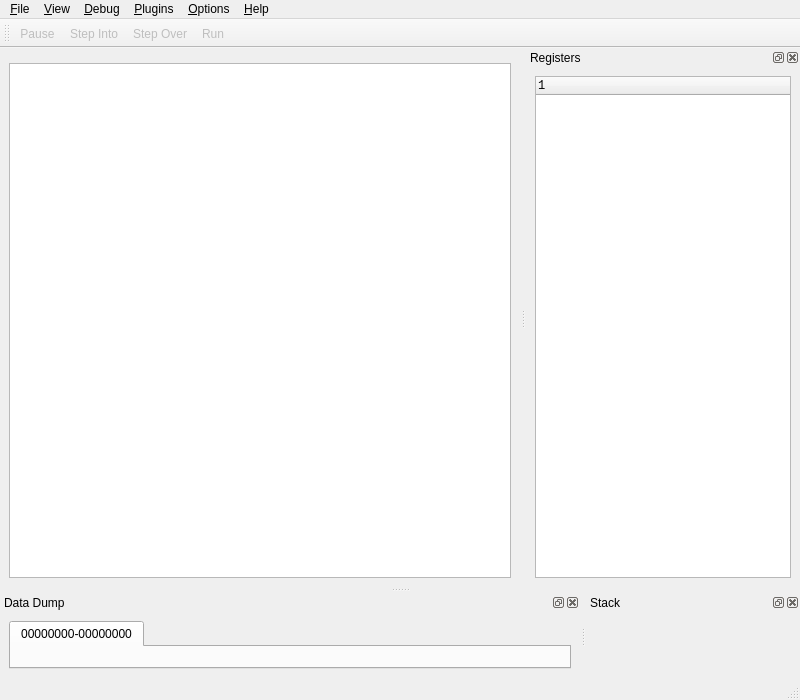
<?xml version="1.0" encoding="UTF-8"?>
<ui version="4.0">
 <author>Evan Teran</author>
 <class>DebuggerUI</class>
 <widget class="QMainWindow" name="DebuggerUI">
  <property name="geometry">
   <rect>
    <x>0</x>
    <y>0</y>
    <width>800</width>
    <height>700</height>
   </rect>
  </property>
  <property name="windowTitle">
   <string>yad64</string>
  </property>
  <widget class="QWidget" name="centralwidget">
   <layout class="QVBoxLayout" name="verticalLayout">
    <item>
     <widget class="QDisassemblyView" name="cpuView" native="true"/>
    </item>
    <item>
     <widget class="QListView" name="listView">
      <property name="font">
       <font>
        <family>Monospace</family>
        <pointsize>10</pointsize>
       </font>
      </property>
      <property name="editTriggers">
       <set>QAbstractItemView::NoEditTriggers</set>
      </property>
     </widget>
    </item>
   </layout>
  </widget>
  <widget class="QMenuBar" name="menubar">
   <property name="geometry">
    <rect>
     <x>0</x>
     <y>0</y>
     <width>800</width>
     <height>21</height>
    </rect>
   </property>
   <widget class="QMenu" name="menu_help">
    <property name="title">
     <string>&amp;Help</string>
    </property>
    <addaction name="action_Help"/>
    <addaction name="separator"/>
    <addaction name="action_About"/>
    <addaction name="actionAbout_QT"/>
   </widget>
   <widget class="QMenu" name="menu_View">
    <property name="title">
     <string>&amp;View</string>
    </property>
    <addaction name="action_Memory_Regions"/>
    <addaction name="action_Threads"/>
    <addaction name="separator"/>
   </widget>
   <widget class="QMenu" name="menu_Plugins">
    <property name="title">
     <string>&amp;Plugins</string>
    </property>
    <addaction name="action_Plugins"/>
    <addaction name="separator"/>
   </widget>
   <widget class="QMenu" name="menu_Options">
    <property name="title">
     <string>&amp;Options</string>
    </property>
    <addaction name="action_Configure_Debugger"/>
    <addaction name="actionApplication_Arguments"/>
    <addaction name="actionApplication_Working_Directory"/>
   </widget>
   <widget class="QMenu" name="menu_File">
    <property name="title">
     <string>&amp;File</string>
    </property>
    <addaction name="action_Open"/>
    <addaction name="action_Attach"/>
    <addaction name="action_Recent_Files"/>
    <addaction name="separator"/>
    <addaction name="actionE_xit"/>
   </widget>
   <widget class="QMenu" name="menu_Debug">
    <property name="title">
     <string>&amp;Debug</string>
    </property>
    <addaction name="action_Run"/>
    <addaction name="action_Pause"/>
    <addaction name="action_Restart"/>
    <addaction name="action_Detach"/>
    <addaction name="action_Kill"/>
    <addaction name="separator"/>
    <addaction name="action_Step_Into"/>
    <addaction name="action_Step_Over"/>
    <addaction name="separator"/>
    <addaction name="action_Run_Pass_Signal_To_Application"/>
    <addaction name="action_Step_Into_Pass_Signal_To_Application"/>
    <addaction name="action_Step_Over_Pass_Signal_To_Application"/>
    <addaction name="separator"/>
    <addaction name="actionRun_Until_Return"/>
   </widget>
   <addaction name="menu_File"/>
   <addaction name="menu_View"/>
   <addaction name="menu_Debug"/>
   <addaction name="menu_Plugins"/>
   <addaction name="menu_Options"/>
   <addaction name="menu_help"/>
  </widget>
  <widget class="QStatusBar" name="statusbar"/>
  <widget class="QDockWidget" name="registersDock">
   <property name="windowTitle">
    <string>Registers</string>
   </property>
   <attribute name="dockWidgetArea">
    <number>2</number>
   </attribute>
   <widget class="QWidget" name="dockWidgetContents_3">
    <layout class="QGridLayout">
     <item row="0" column="0">
      <widget class="QCategoryList" name="registerList">
       <property name="font">
        <font>
         <family>Monospace</family>
         <pointsize>9</pointsize>
        </font>
       </property>
       <column>
        <property name="text">
         <string>1</string>
        </property>
       </column>
      </widget>
     </item>
    </layout>
   </widget>
  </widget>
  <widget class="QDockWidget" name="dataDock">
   <property name="windowTitle">
    <string>Data Dump</string>
   </property>
   <attribute name="dockWidgetArea">
    <number>8</number>
   </attribute>
   <widget class="QWidget" name="dockWidgetContents_4">
    <layout class="QGridLayout">
     <item row="0" column="0">
      <widget class="TabWidget" name="tabWidget">
       <widget class="QWidget" name="tab">
        <attribute name="title">
         <string>00000000-00000000</string>
        </attribute>
        <layout class="QGridLayout"/>
       </widget>
      </widget>
     </item>
    </layout>
   </widget>
  </widget>
  <widget class="QDockWidget" name="stackDock">
   <property name="windowTitle">
    <string>Stack</string>
   </property>
   <attribute name="dockWidgetArea">
    <number>8</number>
   </attribute>
   <widget class="QWidget" name="dockWidgetContents">
    <layout class="QGridLayout"/>
   </widget>
  </widget>
  <widget class="QToolBar" name="toolBar">
   <property name="windowTitle">
    <string>ToolBar</string>
   </property>
   <property name="orientation">
    <enum>Qt::Horizontal</enum>
   </property>
   <attribute name="toolBarArea">
    <enum>TopToolBarArea</enum>
   </attribute>
   <attribute name="toolBarBreak">
    <bool>false</bool>
   </attribute>
   <addaction name="action_Pause"/>
   <addaction name="action_Step_Into"/>
   <addaction name="action_Step_Over"/>
   <addaction name="action_Run"/>
  </widget>
  <action name="action_Open">
   <property name="icon">
    <iconset resource="debugger.qrc">
     <normaloff>:/debugger/images/yad6422-action-open.png</normaloff>:/debugger/images/yad6422-action-open.png</iconset>
   </property>
   <property name="text">
    <string>&amp;Open</string>
   </property>
  </action>
  <action name="action_Attach">
   <property name="text">
    <string>&amp;Attach</string>
   </property>
  </action>
  <action name="actionE_xit">
   <property name="text">
    <string>E&amp;xit</string>
   </property>
  </action>
  <action name="action_Memory_Regions">
   <property name="text">
    <string>&amp;Memory Regions</string>
   </property>
   <property name="shortcut">
    <string>Ctrl+M</string>
   </property>
  </action>
  <action name="action_Single_Step">
   <property name="text">
    <string>&amp;Step Into</string>
   </property>
   <property name="shortcut">
    <string/>
   </property>
  </action>
  <action name="action_Run">
   <property name="enabled">
    <bool>false</bool>
   </property>
   <property name="icon">
    <iconset resource="debugger.qrc">
     <normaloff>:/debugger/images/yad6422-action-run.png</normaloff>:/debugger/images/yad6422-action-run.png</iconset>
   </property>
   <property name="text">
    <string>&amp;Run</string>
   </property>
   <property name="shortcut">
    <string>F9</string>
   </property>
  </action>
  <action name="action_Pause">
   <property name="enabled">
    <bool>false</bool>
   </property>
   <property name="icon">
    <iconset resource="debugger.qrc">
     <normaloff>:/debugger/images/yad6422-action-break.png</normaloff>:/debugger/images/yad6422-action-break.png</iconset>
   </property>
   <property name="text">
    <string>&amp;Pause</string>
   </property>
   <property name="shortcut">
    <string>F11</string>
   </property>
  </action>
  <action name="action_Restart">
   <property name="enabled">
    <bool>false</bool>
   </property>
   <property name="text">
    <string>&amp;Restart</string>
   </property>
  </action>
  <action name="action_Detach">
   <property name="enabled">
    <bool>false</bool>
   </property>
   <property name="text">
    <string>&amp;Detach</string>
   </property>
   <property name="iconText">
    <string>Detach</string>
   </property>
   <property name="toolTip">
    <string>Detach</string>
   </property>
  </action>
  <action name="action_Step_Into">
   <property name="enabled">
    <bool>false</bool>
   </property>
   <property name="icon">
    <iconset resource="debugger.qrc">
     <normaloff>:/debugger/images/yad6422-action-stepi.png</normaloff>:/debugger/images/yad6422-action-stepi.png</iconset>
   </property>
   <property name="text">
    <string>&amp;Step Into</string>
   </property>
   <property name="shortcut">
    <string>F7</string>
   </property>
  </action>
  <action name="action_Step_Over">
   <property name="enabled">
    <bool>false</bool>
   </property>
   <property name="icon">
    <iconset resource="debugger.qrc">
     <normaloff>:/debugger/images/yad6422-action-stepoveri.png</normaloff>:/debugger/images/yad6422-action-stepoveri.png</iconset>
   </property>
   <property name="text">
    <string>&amp;Step Over</string>
   </property>
   <property name="shortcut">
    <string>F8</string>
   </property>
  </action>
  <action name="action_About">
   <property name="text">
    <string>&amp;About</string>
   </property>
  </action>
  <action name="action_Help">
   <property name="enabled">
    <bool>false</bool>
   </property>
   <property name="text">
    <string>&amp;Help</string>
   </property>
   <property name="shortcut">
    <string>F1</string>
   </property>
  </action>
  <action name="action_Toggle_Breakpoint">
   <property name="enabled">
    <bool>false</bool>
   </property>
   <property name="text">
    <string>&amp;Toggle Breakpoint</string>
   </property>
   <property name="shortcut">
    <string>F2</string>
   </property>
  </action>
  <action name="action_Configure_Debugger">
   <property name="text">
    <string>&amp;Preferences</string>
   </property>
  </action>
  <action name="actionAbout_QT">
   <property name="text">
    <string>About &amp;QT</string>
   </property>
  </action>
  <action name="action_Breakpoint_Manager">
   <property name="text">
    <string>&amp;Breakpoint Manager</string>
   </property>
  </action>
  <action name="actionApplication_Arguments">
   <property name="text">
    <string>Application &amp;Arguments</string>
   </property>
  </action>
  <action name="actionRun_Until_Return">
   <property name="text">
    <string>Run &amp;Until Return</string>
   </property>
   <property name="enabled">
    <bool>false</bool>
   </property>
  </action>
  <action name="action_Step_Into_Pass_Signal_To_Application">
   <property name="enabled">
    <bool>false</bool>
   </property>
   <property name="icon">
    <iconset resource="debugger.qrc">
     <normaloff>:/debugger/images/yad6422-action-stepi.png</normaloff>:/debugger/images/yad6422-action-stepi.png</iconset>
   </property>
   <property name="text">
    <string>&amp;Step Into (Pass Signal To Application)</string>
   </property>
   <property name="shortcut">
    <string>Shift+F7</string>
   </property>
  </action>
  <action name="action_Step_Over_Pass_Signal_To_Application">
   <property name="enabled">
    <bool>false</bool>
   </property>
   <property name="icon">
    <iconset resource="debugger.qrc">
     <normaloff>:/debugger/images/yad6422-action-stepover.png</normaloff>:/debugger/images/yad6422-action-stepover.png</iconset>
   </property>
   <property name="text">
    <string>&amp;Step Over (Pass Signal To Application)</string>
   </property>
   <property name="shortcut">
    <string>Shift+F8</string>
   </property>
  </action>
  <action name="action_Run_Pass_Signal_To_Application">
   <property name="enabled">
    <bool>false</bool>
   </property>
   <property name="icon">
    <iconset resource="debugger.qrc">
     <normaloff>:/debugger/images/yad6422-action-run.png</normaloff>:/debugger/images/yad6422-action-run.png</iconset>
   </property>
   <property name="text">
    <string>&amp;Run (Pass Signal To Application)</string>
   </property>
   <property name="shortcut">
    <string>Shift+F9</string>
   </property>
  </action>
  <action name="action_Recent_Files">
   <property name="text">
    <string>&amp;Recent Files</string>
   </property>
  </action>
  <action name="actionApplication_Working_Directory">
   <property name="text">
    <string>Application &amp;Working Directory</string>
   </property>
  </action>
  <action name="action_Kill">
   <property name="enabled">
    <bool>false</bool>
   </property>
   <property name="text">
    <string>&amp;Kill</string>
   </property>
  </action>
  <action name="action_Plugins">
   <property name="text">
    <string>&amp;Plugins</string>
   </property>
  </action>
  <action name="action_Threads">
   <property name="text">
    <string>&amp;Threads</string>
   </property>
   <property name="shortcut">
    <string>Ctrl+T</string>
   </property>
  </action>
 </widget>
 <customwidgets>
  <customwidget>
   <class>QCategoryList</class>
   <extends>QTreeWidget</extends>
   <header>QCategoryList.h</header>
  </customwidget>
  <customwidget>
   <class>QDisassemblyView</class>
   <extends>QWidget</extends>
   <header>QDisassemblyView.h</header>
  </customwidget>
  <customwidget>
   <class>TabWidget</class>
   <extends>QTabWidget</extends>
   <header>TabWidget.h</header>
   <container>1</container>
  </customwidget>
 </customwidgets>
 <resources>
  <include location="debugger.qrc"/>
 </resources>
 <connections>
  <connection>
   <sender>actionE_xit</sender>
   <signal>triggered()</signal>
   <receiver>DebuggerUI</receiver>
   <slot>close()</slot>
   <hints>
    <hint type="sourcelabel">
     <x>-1</x>
     <y>-1</y>
    </hint>
    <hint type="destinationlabel">
     <x>494</x>
     <y>437</y>
    </hint>
   </hints>
  </connection>
 </connections>
</ui>
